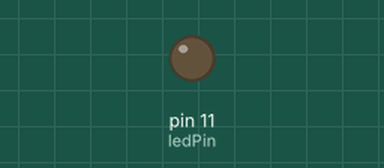
Recording of a program running on a simulated Raspberry Pi (header pin numbers). Shown: output pins drawn as LEDs (lit = HIGH). What the program prints to the terminal is not drawn.

Above: at 0.1 s.
At 1.1 s:
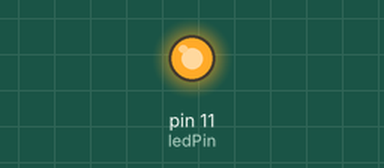
Timing chart, 0 to 2.6 s (numbered marks = the images above):
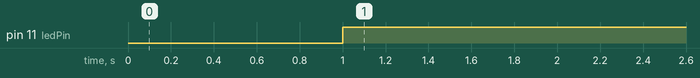

The program:

Blink.py
```python
########################################################################
# EINSCHALTEN EINER LED VIA GPIO UND PYTHON
########################################################################
import RPi.GPIO as GPIO
import time    # Verzögerung

ledPin = 11    # Benutzter Pin

def setup():
    GPIO.setmode(GPIO.BOARD)       # GPIO "einschalten"
    GPIO.setup(ledPin, GPIO.OUT)   # LED ausschalt Sequenz "einschalten"
    GPIO.output(ledPin, GPIO.LOW)  # Die tatsächliche Aktion definieren

def loop():
    while True:
        time.sleep(1)              # 1 Sekunde Verzögerung
        GPIO.output(ledPin, GPIO.HIGH)   # LED ausschalten

def destroy():
    GPIO.cleanup()                      # Strom aller Pins deaktivieren

if __name__ == '__main__':    # Standart Vorgang zum beenden des Programmes
    print ('Program is starting ... \n')   # Start Mitteilung
    setup()
    try:
        loop()
    except KeyboardInterrupt:   # ctrl-c zum stoppen des Programmes
        destroy()
```

Measured:
- by itself, pin 11 (ledPin): LOW → HIGH at 1.0 s
